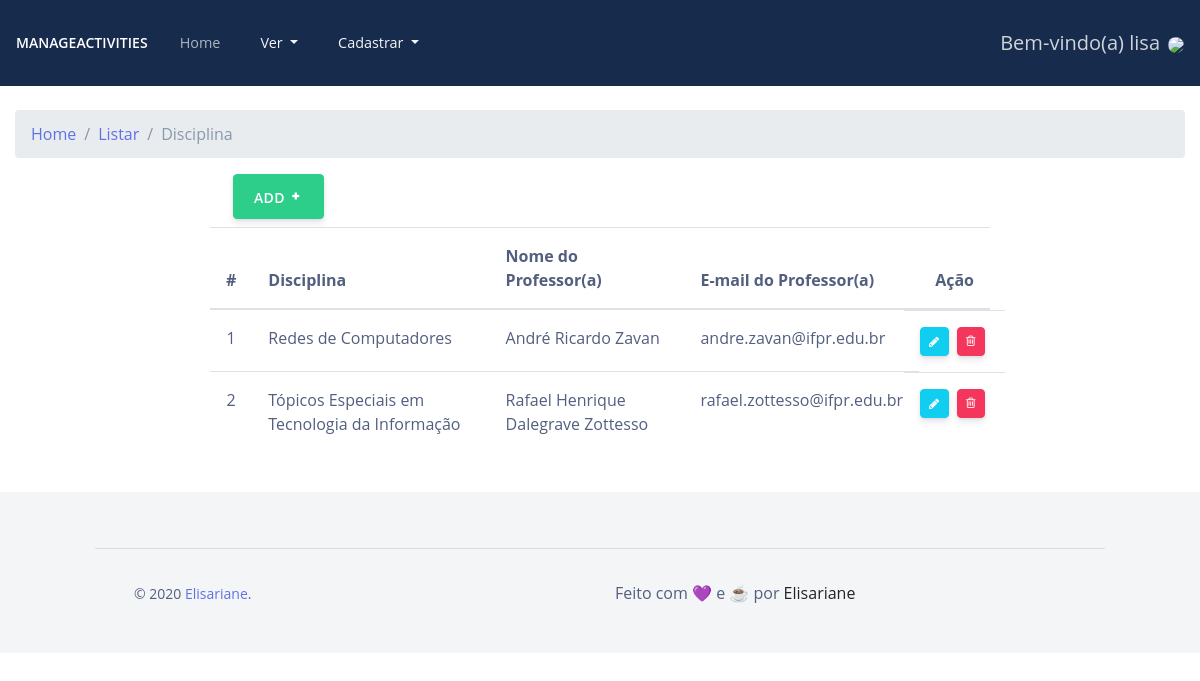
Page /listar/disciplinas/ (signed in) on the earlier database version.
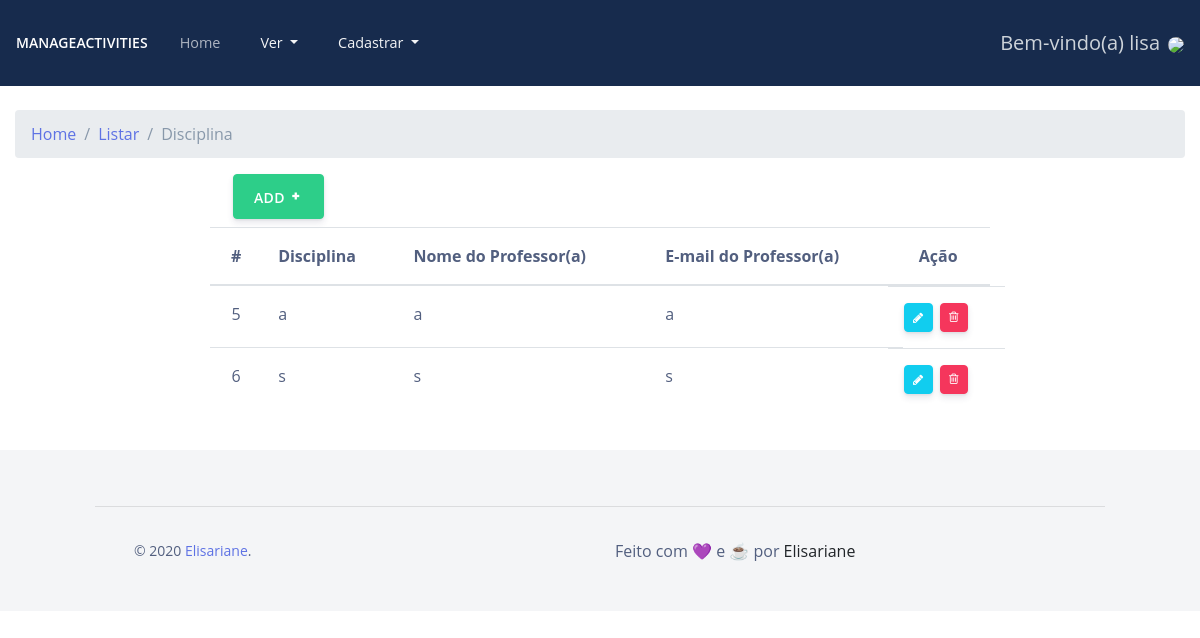
Same page on the later database version.
### cadastros/models.py (models this page shows, shortened)
class Disciplina(models.Model):
    nome = models.CharField(max_length=150)
    nomeProfessor = models.CharField(
        max_length=150, verbose_name="Nome do Professor(a)")
    emailProfessor = models.CharField(
        max_length=150, verbose_name="E-mail do Professor(a)")
    usuario = models.ForeignKey(User, on_delete=models.PROTECT)

### cadastros/views.py (the view)
# urls.py: path('listar/disciplinas/', DisciplinaList.as_view(),
class DisciplinaList(LoginRequiredMixin, ListView):
    login_url = reverse_lazy('login')
    model = Disciplina
    template_name = 'cadastros/listas/disciplinas.html'
    def get_queryset(self):
        self.object_list = Disciplina.objects.filter(usuario=self.request.user)
        return self.object_list

### cadastros/templates/cadastros/listas/disciplinas.html (shortened to what this page needs)
{% extends 'modelo.html' %} {% load static %}
{% block breadcrumb %}
    <div class="col-12 mt-4">
      <nav aria-label="breadcrumb" role="navigation">
        <ol class="breadcrumb">
          <li class="breadcrumb-item"><a href={% url 'inicio' %}>Home</a></li>
          <li class="breadcrumb-item"><a href="#">Listar</a></li>
          <li class="breadcrumb-item active" aria-current="page">Disciplina</li>
        </ol>
      </nav>
    </div>
{% endblock %}
{% block conteudo %}
<div class="container-fluid">
  <div class="col-8 center m-2">
    <a href="{% url 'cadastrar-disciplina' %}" type="button" rel="tooltip" class="btn btn-success btn-icon btn-simple" style=" color: white" data-original-title="" title="">
      ADD <i class="ni ni-fat-add pt-1"></i>
    </a>
  </div>
  <table class="table col-8 center " id="tabela-listar">
    <thead>
        <tr>
            <th class="text-center">#</th>
            <th>Disciplina</th>
            <th>Nome do Professor(a)</th>
            <th>E-mail do Professor(a)</th>
            <th>Ação</th>
        </tr>
    </thead>
    <tbody >
      {% for disciplina in object_list %}
        <tr>
            <td class="text-center">{{disciplina.pk}}</td>
            <td>{{disciplina.nome}}</td>
            <td>{{disciplina.nomeProfessor}}</td>
            <td>{{disciplina.emailProfessor}}</td>
            <td class="row">
              <a href="{% url 'editar-disciplina' disciplina.pk %}" type="button" rel="tooltip" style=" color: white" class="btn btn-info btn-icon btn-sm " data-original-title="" title="">
                <i class="fa fa-pencil pt-1 " aria-hidden="true"></i>
              </a>
              <a href="{% url 'excluir-disciplina' disciplina.pk %}" type="button" rel="tooltip" style=" color: white" class="btn btn-danger btn-icon btn-sm " data-original-title="" title="">
                <i class="fa fa-trash-o" aria-hidden="true"></i>                </a>
            </td>
        </tr>
    {% empty %}
    <tr>
        <td colspan="5">Nenhuma disciplina foi cadastrada!</td>
    </tr>
    {% endfor %}
    </tbody>
</table>
</div>
{% endblock %}

### paginas/templates/modelo.html (shortened to what this page needs)
{% load static %}
<!DOCTYPE html>
<html lang="pt-br">
  <head>
    {% block scriptHead %}
    <link href="{% static 'css/nucleo-icons.css' %}" rel="stylesheet" />
    <link
      href="{% static  'css/font-awesome.css'%}"
      rel="stylesheet"
    />
    <link
      type="text/css"
      href="{% static 'css/argon-design-system.min.css'%}"
      rel="stylesheet"
    />
    <link rel="stylesheet" type="text/css" href="https://cdn.datatables.net/v/bs4/dt-1.10.22/cr-1.5.3/r-2.2.6/sl-1.3.1/datatables.min.css"/>
    {% endblock %}
  </head>
  <body>
    {% block menu %}
    <nav class="navbar navbar-expand-xl navbar-dark bg-default">
      <a class="navbar-brand" href={% url 'home' %}>
        ManageActivities
      <div class="collapse navbar-collapse" id="navbarSupportedContent">
        <ul class="navbar-nav mr-auto">
          <li class="nav-item active">
            <a class="nav-link" href={% url 'home' %}>Home <span class="sr-only">(current)</span></a>
          </li>
          <li class="nav-item dropdown">
            <a class="nav-link dropdown-toggle" href="#" id="navbarDropdown" role="button" data-toggle="dropdown" aria-haspopup="true" aria-expanded="false">
              Ver
            </a>
          </li>
          <li class="nav-item dropdown">
            <a class="nav-link dropdown-toggle" href="#" id="navbarDropdown" role="button" data-toggle="dropdown" aria-haspopup="true" aria-expanded="false">
              Cadastrar
            </a>
          </li>
        </ul>
        {% if request.user.is_authenticated %}
        <h5  class="text-light m-2">Bem-vindo(a) {{request.user.username}}</h5>
        <div class="dropdown">
          <div href="javascript:;" role="img" data-toggle="dropdown" aria-haspopup="true" aria-expanded="false">
            <img
            src="https://api.adorable.io/avatars/285/abott@adorable.io.png"
            height="65px"
            style="border-radius: 50%"
          />
          </div>
        </div>
        {% else %}
        <a href={% url 'login' %} class="btn btn-lg btn-warning  btn-icon mb-3 mb-sm-0" >
          <span class="btn-inner--text"><span class="text-dark">Entrar</span>
        </a>
        {% endif %}
      </div>
    </nav>
    {% block breadcrumb %}{% endblock %}
    {% endblock %} {% block conteudo %}{% endblock %} {% block footer %}
    <footer class="footer" style="margin-top: 40px">
      <div class="container">
        <hr />
        <div class="row align-items-center justify-content-md-between m-4">
          <div class="col-md-6">
            <div class="copyright">
              &copy; 2020
              <a href="https://github.com/Elisariane" target="_blank"
                >Elisariane</a
              >.
            </div>
          </div>
          <div class="col-md-6 align-items-center">
            <span>Feito com 💜 e ☕️ por</span>
            <a
              class="text-dark"
              target="_blank"
              href="https://github.com/Elisariane"
            >
              Elisariane
            </a>
          </div>
        </div>
      </div>
    </footer>
    {% endblock %}
  </body>
</html>

Differences in the rows shown:
removed Disciplina: pk "1", nome "Redes de Computadores", nomeProfessor "André Ricardo Zavan", emailProfessor "andre.zavan@ifpr.edu.br"
removed Disciplina: pk "2", nome "Tópicos Especiais em Tecnologia da Informação", nomeProfessor "Rafael Henrique Dalegrave Zottesso", emailProfessor "rafael.zottesso@ifpr.edu.br"
added Disciplina: pk "5", nome "a", nomeProfessor "a", emailProfessor "a"
added Disciplina: pk "6", nome "s", nomeProfessor "s", emailProfessor "s"
